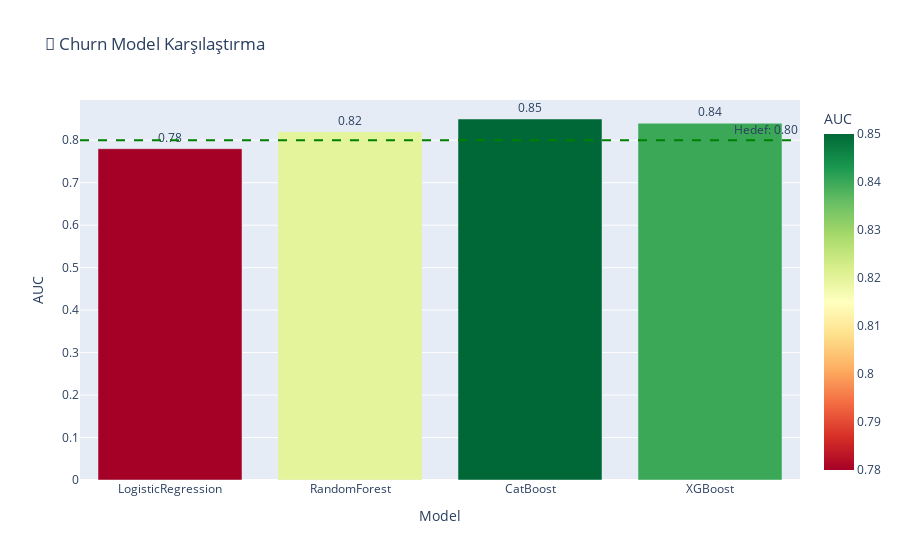

The code cell stored with this chart in its notebook:
### Code cell
# Churn model comparison
churn = pd.DataFrame({
    'Model': ['LogisticRegression', 'RandomForest', 'CatBoost', 'XGBoost'],
    'AUC': [0.78, 0.82, 0.85, 0.84]
})

fig = px.bar(churn, x='Model', y='AUC',
             title='🤝 Churn Model Karşılaştırma',
             color='AUC', color_continuous_scale='RdYlGn',
             text='AUC')
fig.update_traces(texttemplate='%{text:.2f}', textposition='outside')
fig.add_hline(y=0.80, line_dash='dash', line_color='green', annotation_text='Hedef: 0.80')
fig.show()

print(f"🏆 En iyi model: CatBoost (AUC: 0.85)")

### Figure 1 — Plotly figure (JSON) as saved in the notebook; plotly's stock layout.template omitted (floating-point values rounded to 4 significant figures)
{"data": [{"alignmentgroup": "True", "hovertemplate": "Model=%{x}<br>AUC=%{marker.color}<extra></extra>", "legendgroup": "", "marker": {"color": [0.78, 0.82, 0.85, 0.84], "coloraxis": "coloraxis", "pattern": {"shape": ""}}, "name": "", "offsetgroup": "", "orientation": "v", "showlegend": false, "text": [0.78, 0.82, 0.85, 0.84], "textposition": "outside", "texttemplate": "%{text:.2f}", "type": "bar", "x": ["LogisticRegression", "RandomForest", "CatBoost", "XGBoost"], "xaxis": "x", "y": [0.78, 0.82, 0.85, 0.84], "yaxis": "y"}], "layout": {"annotations": [{"showarrow": false, "text": "Hedef: 0.80", "x": 1, "xanchor": "right", "xref": "x domain", "y": 0.8, "yanchor": "bottom", "yref": "y"}], "barmode": "relative", "coloraxis": {"colorbar": {"title": {"text": "AUC"}}, "colorscale": [[0, "rgb(165,0,38)"], [0.1, "rgb(215,48,39)"], [0.2, "rgb(244,109,67)"], [0.3, "rgb(253,174,97)"], [0.4, "rgb(254,224,139)"], [0.5, "rgb(255,255,191)"], [0.6, "rgb(217,239,139)"], [0.7, "rgb(166,217,106)"], [0.8, "rgb(102,189,99)"], [0.9, "rgb(26,152,80)"], [1, "rgb(0,104,55)"]]}, "legend": {"tracegroupgap": 0}, "shapes": [{"line": {"color": "green", "dash": "dash"}, "type": "line", "x0": 0, "x1": 1, "xref": "x domain", "y0": 0.8, "y1": 0.8, "yref": "y"}], "title": {"text": "🤝 Churn Model Karşılaştırma"}, "xaxis": {"anchor": "y", "domain": [0, 1], "title": {"text": "Model"}}, "yaxis": {"anchor": "x", "domain": [0, 1], "title": {"text": "AUC"}}}}
